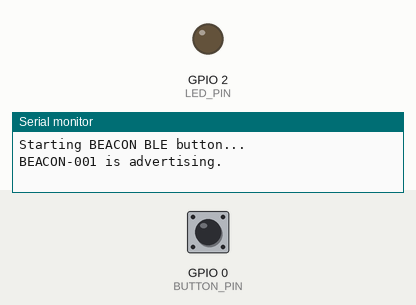
A sketch run on a simulated ESP32. Shown: output pins drawn as LEDs (lit = HIGH), the last lines printed to the serial monitor. The inputs (shaded band) are chosen by the test bench; at power-on: GPIO 0 (BUTTON_PIN) HIGH. Nothing arrives over Bluetooth unless stated; a phone connects over Bluetooth LE 3 s after start.

Above: at 1.2 s.
1.3 s: GPIO 0 (BUTTON_PIN) pulled LOW for 0.15 s
At 3.9 s:
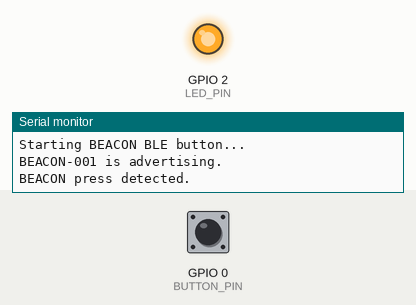
Timing chart, 0 to 5.4 s (numbered marks = the images above; inputs shaded):
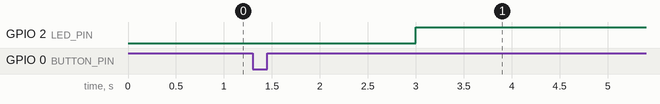

The sketch:

beacon_esp32_ble_button.ino
```cpp
/*
  BEACON ESP32 BLE Button

  Board: ESP32 Dev Module or similar
  Button: connect one side to GPIO 0 and the other side to GND
  Optional LED: built-in LED on GPIO 2, if your board has one

  This sketch advertises a BLE device named "BEACON-001".
  When the button is pressed, it notifies the paired app with:
  PRESS:EMERGENCY:<battery_percent>

  The UUIDs match outputs/beacon_app_prototype.html.
*/

#include <BLEDevice.h>
#include <BLEServer.h>
#include <BLEUtils.h>
#include <BLE2902.h>

#define BUTTON_PIN 0
#define LED_PIN 2

static const char *DEVICE_NAME = "BEACON-001";
static const char *SERVICE_UUID = "4fafc201-1fb5-459e-8fcc-c5c9c331914b";
static const char *BUTTON_CHARACTERISTIC_UUID = "beb5483e-36e1-4688-b7f5-ea07361b26a8";

BLECharacteristic *buttonCharacteristic = nullptr;

bool deviceConnected = false;
bool lastButtonState = HIGH;
unsigned long lastDebounceTime = 0;
const unsigned long debounceDelayMs = 60;

class BeaconServerCallbacks : public BLEServerCallbacks {
  void onConnect(BLEServer *server) {
    deviceConnected = true;
    digitalWrite(LED_PIN, HIGH);
  }

  void onDisconnect(BLEServer *server) {
    deviceConnected = false;
    digitalWrite(LED_PIN, LOW);
    BLEDevice::startAdvertising();
  }
};

int readBatteryPercent() {
  // MVP placeholder. Later, read a battery voltage divider and convert it.
  return 84;
}

void sendBeaconPress() {
  if (!deviceConnected || buttonCharacteristic == nullptr) {
    return;
  }

  int battery = readBatteryPercent();
  String payload = "PRESS:EMERGENCY:" + String(battery);
  buttonCharacteristic->setValue(payload.c_str());
  buttonCharacteristic->notify();
}

void setup() {
  pinMode(BUTTON_PIN, INPUT_PULLUP);
  pinMode(LED_PIN, OUTPUT);
  digitalWrite(LED_PIN, LOW);

  Serial.begin(115200);
  Serial.println("Starting BEACON BLE button...");

  BLEDevice::init(DEVICE_NAME);
  BLEServer *server = BLEDevice::createServer();
  server->setCallbacks(new BeaconServerCallbacks());

  BLEService *service = server->createService(SERVICE_UUID);

  buttonCharacteristic = service->createCharacteristic(
    BUTTON_CHARACTERISTIC_UUID,
    BLECharacteristic::PROPERTY_READ |
    BLECharacteristic::PROPERTY_NOTIFY
  );

  buttonCharacteristic->addDescriptor(new BLE2902());
  buttonCharacteristic->setValue("READY:84");

  service->start();

  BLEAdvertising *advertising = BLEDevice::getAdvertising();
  advertising->addServiceUUID(SERVICE_UUID);
  advertising->setScanResponse(true);
  advertising->setMinPreferred(0x06);
  advertising->setMinPreferred(0x12);
  BLEDevice::startAdvertising();

  Serial.println("BEACON-001 is advertising.");
}

void loop() {
  bool reading = digitalRead(BUTTON_PIN);

  if (reading != lastButtonState) {
    lastDebounceTime = millis();
  }

  if ((millis() - lastDebounceTime) > debounceDelayMs) {
    static bool pressHandled = false;

    if (reading == LOW && !pressHandled) {
      Serial.println("BEACON press detected.");
      sendBeaconPress();
      pressHandled = true;
    }

    if (reading == HIGH) {
      pressHandled = false;
    }
  }

  lastButtonState = reading;
  delay(10);
}
```
